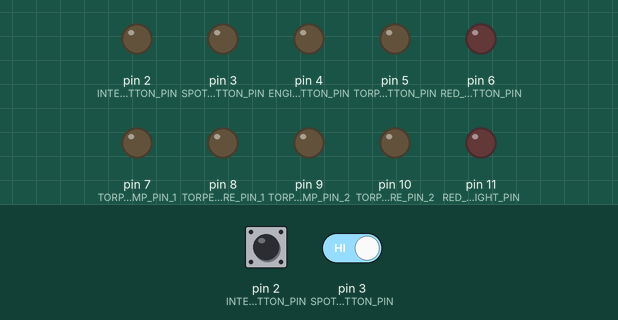
A sketch run on a simulated Arduino Uno, built with avr-gcc and run on an emulated ATmega328P. Parts: output pins drawn as LEDs (lit = HIGH). The test bench sets the inputs (shaded band); at power-on: pin 2 (INTERIOR_LIGHT_BUTTON_PIN) HIGH, pin 3 (SPOT_LIGHT_BUTTON_PIN) HIGH. The audio player accepts every command and is not drawn.

Above: at 9.9 s.
10.0 s: pin 2 (INTERIOR_LIGHT_BUTTON_PIN) driven LOW and pin 3 (SPOT_LIGHT_BUTTON_PIN) driven LOW
At 12.1 s:
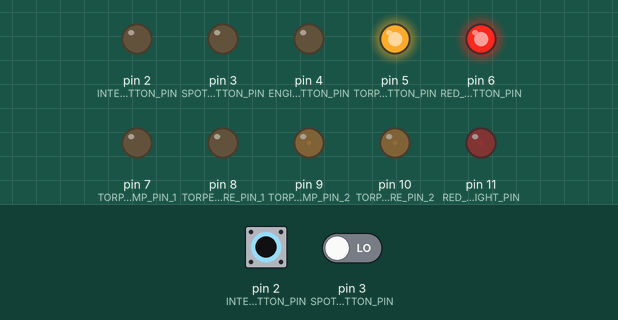
13.0 s: pin 2 (INTERIOR_LIGHT_BUTTON_PIN) pulsed HIGH 2 times (0.12 s each, 0.3 s apart)
At 13.8 s:
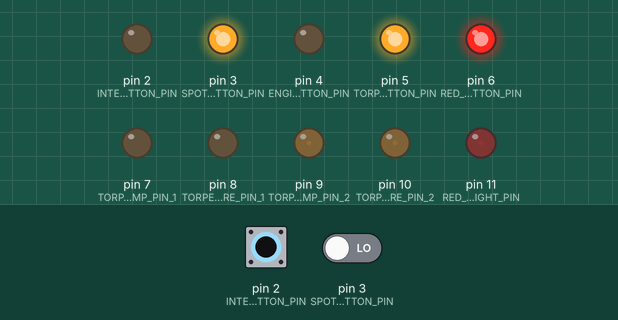
Timing chart, 0 to 16.0 s (numbered marks = the images above; inputs shaded):
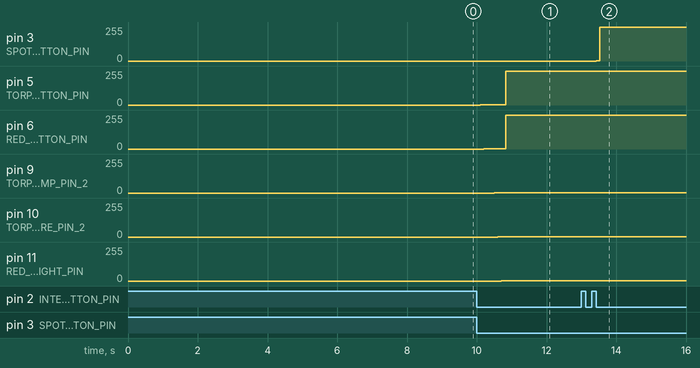

Measured:
- after the input at 10.0 s, pin 5 (TORPEDO_BUTTON_PIN): 0/255 → 1/255 after 0.10 s, → 255/255 0.73 s later; pin 6 (RED_ALERT_BUTTON_PIN): 0/255 → 1/255 after 0.20 s, → 255/255 0.63 s later
- after the input at 13.0 s, pin 3 (SPOT_LIGHT_BUTTON_PIN): 0/255 → 1/255 after 0.42 s, → 255/255 0.10 s later

The sketch:

USS_ENTERPRISE.ino
```cpp
#include <Adafruit_PWMServoDriver.h>
#include <Button.h>
#include <DFPlayerMini_Fast.h>
#include <SoftwareSerial.h>

// Define pin numbers for buttons
#define INTERIOR_LIGHT_BUTTON_PIN 2
#define SPOT_LIGHT_BUTTON_PIN 3
#define ENGINE_MODE_BUTTON_PIN 4
#define TORPEDO_BUTTON_PIN 5
#define RED_ALERT_BUTTON_PIN 6

// Define pin numbers for LEDs and other components
#define RED_ALERT_LIGHT_PIN 11
#define TORPEDO_RAMP_PIN_1 7
#define TORPEDO_FIRE_PIN_1 8
#define TORPEDO_RAMP_PIN_2 9
#define TORPEDO_FIRE_PIN_2 10

// Define pin numbers for MP3 module
#define MP3_SERIAL_TX 14  // Connect this pin to the RX pin of the MP3 module
#define MP3_SERIAL_RX 15  // Connect this pin to the TX pin of the MP3 module

// Define sound filenames
#define THRUSTER_SOUND_FILE "Thruster.mp3"
#define IMPULSE_SOUND_FILE "Impulse.mp3"
#define WARP_SOUND_FILE "Warp.mp3"
#define TORPEDO_SOUND_FILE "Torpedo.mp3"
#define RED_ALERT_SOUND_FILE "RedAlert.mp3"
#define INTRO_SOUND_FILE_1 "Intro.mp3"
#define INTRO_SOUND_FILE_2 "Intro1.mp3"
#define INTRO_SOUND_FILE_3 "Intro2.mp3"

// Initialize objects for buttons
Button interiorLightButton(INTERIOR_LIGHT_BUTTON_PIN);
Button spotLightButton(SPOT_LIGHT_BUTTON_PIN);
Button engineModeButton(ENGINE_MODE_BUTTON_PIN);
Button torpedoButton(TORPEDO_BUTTON_PIN);
Button redAlertButton(RED_ALERT_BUTTON_PIN);

// Initialize objects for sound
SoftwareSerial mp3Serial(MP3_SERIAL_RX, MP3_SERIAL_TX);  // Define a software serial port
DFPlayerMini_Fast sound;

// State variables
unsigned long lastInteriorLightPress = 0;
unsigned long lastSpotLightPress = 0;
unsigned long lastEngineModePress = 0;
unsigned long lastRedAlertPress = 0;
bool introPlaying = true;

int mode = 0; // 0: Off, 1: Thruster, 2: Impulse, 3: Warp

void setup() {
  // Initialize serial communication for debugging
  Serial.begin(9600);

  // Initialize DFPlayer Mini
  mp3Serial.begin(9600); // Start the software serial port for the MP3 module
  sound.begin(mp3Serial); // Pass the software serial port to the DFPlayer Mini object

  // Setup pins for LEDs and other components
  pinMode(RED_ALERT_LIGHT_PIN, OUTPUT);
  pinMode(TORPEDO_RAMP_PIN_1, OUTPUT);
  pinMode(TORPEDO_FIRE_PIN_1, OUTPUT);
  pinMode(TORPEDO_RAMP_PIN_2, OUTPUT);
  pinMode(TORPEDO_FIRE_PIN_2, OUTPUT);

  // Play intro sounds
  playIntroSounds();
}

void loop() {
  // Handle button presses and update lighting accordingly
  if (!introPlaying) {
    handleInteriorLightButton();
    handleSpotLightButton();
    handleEngineModeButton();
    handleTorpedoButton();
    handleRedAlertButton();
  } else {
    // Check for button press to stop intro sounds
    if (interiorLightButton.pressed() || spotLightButton.pressed() ||
        engineModeButton.pressed() || torpedoButton.pressed() || redAlertButton.pressed()) {
      sound.stop();
      introPlaying = false;
    }
  }
}

void handleInteriorLightButton() {
  if (interiorLightButton.pressed() && (millis() - lastInteriorLightPress > 1000)) {
    lastInteriorLightPress = millis();
    static bool interiorLightsOn = false;
    interiorLightsOn = !interiorLightsOn;
    if (interiorLightsOn) {
      // Turn on all interior lights in sequence
      for (int i = 0; i < 4; ++i) { // Assuming 4 interior lights connected
        analogWrite(i, HIGH);
        delay(100);
      }
    } else {
      // Turn off all interior lights
      for (int i = 0; i < 4; ++i) { // Assuming 4 interior lights connected
        analogWrite(i, LOW);
      }
    }
  }
}

void handleSpotLightButton() {
  if (spotLightButton.pressed() && (millis() - lastSpotLightPress > 1000)) {
    lastSpotLightPress = millis();
    static bool spotLightsOn = false;
    spotLightsOn = !spotLightsOn;
    if (spotLightsOn) {
      // Turn on all exterior spot lights in sequence
      for (int i = 4; i < 12; ++i) { // Assuming 8 spot lights connected starting from pin 4
        analogWrite(i, HIGH);
        delay(100);
      }
    } else {
      // Turn off all exterior spot lights in reverse sequence
      for (int i = 11; i >= 4; --i) { // Assuming 8 spot lights connected starting from pin 4
        analogWrite(i, LOW);
        delay(100);
      }
    }
  }
}

void handleEngineModeButton() {
  if (engineModeButton.pressed() && (millis() - lastEngineModePress > 1000)) {
    lastEngineModePress = millis();
    mode = (mode + 1) % 4; // Cycle through modes

    switch (mode) {
      case 0: // Off
        turnOffAllLights();
        break;
      case 1: // Thruster
        thrusterMode();
        break;
      case 2: // Impulse
        impulseMode();
        break;
      case 3: // Warp
        warpMode();
        break;
    }
  }
}

void thrusterMode() {
  // Play thruster sound
  playSound(THRUSTER_SOUND_FILE);
}

void impulseMode() {
  // Play impulse sound
  playSound(IMPULSE_SOUND_FILE);
}

void warpMode() {
  // Play warp sound
  playSound(WARP_SOUND_FILE);
}

void turnOffAllLights() {
  // Turn off all lights
  for (int i = 0; i < 12; ++i) { // Assuming 12 total lights
    analogWrite(i, LOW);
  }
}

void handleTorpedoButton() {
  if (torpedoButton.pressed()) {
    // Ramp up torpedo ramp pin 1
    rampUpTorpedoRampPin(TORPEDO_RAMP_PIN_1);

    // Fire torpedo pin 1 and play sound
    fireTorpedo(TORPEDO_FIRE_PIN_1);

    // Wait for a second
    delay(1000);

    // Ramp up torpedo ramp pin 2
    rampUpTorpedoRampPin(TORPEDO_RAMP_PIN_2);

    // Fire torpedo pin 2 and play sound
    fireTorpedo(TORPEDO_FIRE_PIN_2);
  }
}

void rampUpTorpedoRampPin(int pin) {
  unsigned long startTime = millis();
  while (millis() - startTime <= 1000) { // Assuming ramp duration is 1000ms
    int brightness = map(millis() - startTime, 0, 1000, 0, 255);
    analogWrite(pin, brightness);
    delay(1);
  }
}

void fireTorpedo(int pin) {
  digitalWrite(pin, HIGH);
  delay(100); // Duration of the flash
  digitalWrite(pin, LOW);
}

void handleRedAlertButton() {
  if (redAlertButton.pressed() && (millis() - lastRedAlertPress > 1000)) {
    lastRedAlertPress = millis();
    digitalWrite(RED_ALERT_LIGHT_PIN, HIGH);
    playSound(RED_ALERT_SOUND_FILE);
    unsigned long alertStartTime = millis();
    while (millis() - alertStartTime <= 5000) {
      // Wait for 5 seconds
    }
    digitalWrite(RED_ALERT_LIGHT_PIN, LOW);
  }
}

void playSound(const char* soundFile) {
  // Play sound
  sound.playFolder(1, soundFile);
}

void playIntroSounds() {
  // Play intro sounds in a loop until any button is pressed
  sound.playFolder(1, INTRO_SOUND_FILE_1);
  delay(1000); // Assuming some delay between sounds
  sound.playFolder(1, INTRO_SOUND_FILE_2);
  delay(1000);
  sound.playFolder(1, INTRO_SOUND_FILE_3);
  delay(1000);
  sound.playFolder(1, INTRO_SOUND_FILE_1);
  delay(1000);
  sound.playFolder(1, INTRO_SOUND_FILE_2);
  delay(1000);
  sound.playFolder(1, INTRO_SOUND_FILE_3);
  delay(1000);
  sound.playFolder(1, INTRO_SOUND_FILE_1);
  delay(1000);
  sound.playFolder(1, INTRO_SOUND_FILE_2);
  delay(1000);
  sound.playFolder(1, INTRO_SOUND_FILE_3);
}
```
